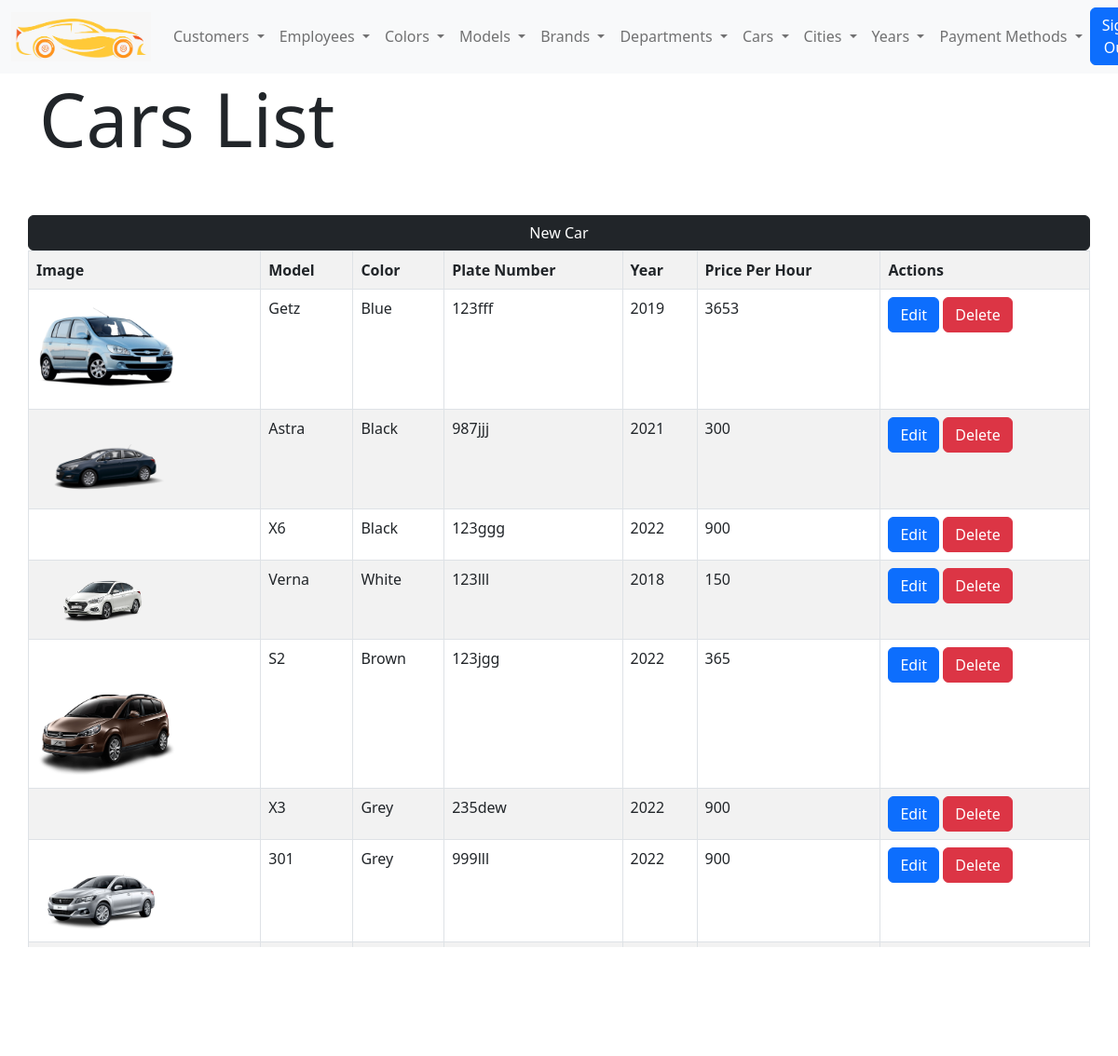
/cars-list.php (signed in), run on the app's committed database.
### tables this page shows
CREATE TABLE IF NOT EXISTS `cars` (
  `id` int(11) NOT NULL AUTO_INCREMENT,
  `image` varchar(255) NOT NULL DEFAULT 'default.png',
  `model_id` int(11) NOT NULL,
  `color_id` int(11) NOT NULL,
  `plate_number` char(10) NOT NULL,
  `year_id` int(11) NOT NULL,
  `price_per_hour` float NOT NULL,
  `active` tinyint(4) NOT NULL DEFAULT '1',
  PRIMARY KEY (`id`),
  KEY `model_id` (`model_id`),
  KEY `color_d` (`color_id`),
  KEY `year_id` (`year_id`)
);

CREATE TABLE IF NOT EXISTS `model` (
  `id` int(11) NOT NULL AUTO_INCREMENT,
  `name` varchar(15) NOT NULL,
  `brand_id` int(11) NOT NULL,
  `active` tinyint(4) NOT NULL DEFAULT '1',
  PRIMARY KEY (`id`),
  KEY `brand_id` (`brand_id`)
);

CREATE TABLE IF NOT EXISTS `colors` (
  `id` int(11) NOT NULL AUTO_INCREMENT,
  `name` varchar(20) NOT NULL,
  `code` char(7) NOT NULL,
  `active` tinyint(4) NOT NULL DEFAULT '1',
  PRIMARY KEY (`id`)
);

CREATE TABLE IF NOT EXISTS `years` (
  `id` int(11) NOT NULL AUTO_INCREMENT,
  `name` varchar(20) NOT NULL,
  `active` tinyint(4) NOT NULL DEFAULT '1',
  PRIMARY KEY (`id`)
);

### basic.php (called while the page is built, shortened)
<?php
$logo="cairo-logo.png";
 ?>

### functions/cars-functions.php (called while the page is built, shortened)
<?php
function cars_list($status="active"){
    global $conn;
    if($status=="active"){
    $sql="SELECT cars.*,model.name AS model_name,colors.name AS color_name,years.name AS year_name FROM cars,model,colors,years WHERE model.id=cars.model_id AND colors.id=cars.color_id AND years.id=cars.year_id AND cars.active=1";
    }elseif ($status=="deleted") {
        $sql="SELECT cars.*,model.name AS model_name,colors.name AS color_name,years.name AS year_name FROM cars,model,colors,years WHERE model.id=cars.model_id AND colors.id=cars.color_id AND years.id=cars.year_id AND cars.active=0";
    }
    $data = mysqli_query($conn,$sql);
    return $data;
}
?>

### cars-list.php (the view, shortened to what this page needs)
<?php
include 'basic.php';
$data = cars_list();
 ?>
<!DOCTYPE html>
<html lang="en" dir="ltr">
<head>
    <?php include 'head-assets.php';?>
</head>
<body>
    <?php include 'navbar.php' ?>
    <div class="container">
        <div class="row">
            <h1 class="display-1">Cars List</h1>
            <a class="btn btn-dark mt-5 " href="cars-new.php">New Car</a>
            <table class="table table-white table-bordered table-striped">
                <tr>
                    <td><b>Image</b></td>
                    <td><b>Model</b></td>
                    <td><b>Color</b></td>
                    <td><b>Plate Number </b></td>
                    <td><b>Year</b></td>
                    <td><b>Price Per Hour</b></td>
                    <td><b>Actions</b></td>
                </tr>
                <?php while ($car= mysqli_fetch_assoc($data)) {?>
                <tr>
                    <td> <img class="city-logo-list" src="img/cars/<?php echo $car["image"] ?>" alt=""> </td>
                    <td><?php echo $car["model_name"] ?></td>
                    <td><?php echo $car["color_name"] ?></td>
                    <td><?php echo $car["plate_number"] ?></td>
                    <td><?php echo $car["year_name"] ?></td>
                    <td><?php echo $car["price_per_hour"] ?></td>
                    <td>
                        <a class="btn btn-primary" href="cars-edit.php?id=<?php echo $car["id"]; ?>">Edit</a>
                        <a class="btn btn-danger" href="cars-list.php?id=<?php echo $car["id"]; ?>&action=delete">Delete</a>
                    </td>
                </tr>
                <?php } ?>
            </table>
        </div>
    </div>
</body>
</html>

### head-assets.php (shortened to what this page needs)
<link rel="stylesheet" href="css/bootstrap.min.css">
<link rel="stylesheet" href="css/styles.css">

### navbar.php (shortened to what this page needs)
<nav class="navbar navbar-expand-lg bg-light">
    <div class="container-fluid">
        <a class="navbar-brand" href="index.php"><img id="logo" src="img/<?php echo $logo; ?>"></a>
        <div class="collapse navbar-collapse" id="navbarSupportedContent">
            <ul class="navbar-nav me-auto mb-2 mb-lg-0">
                <li class="nav-item dropdown">
                    <a class="nav-link dropdown-toggle" href="#" role="button" data-bs-toggle="dropdown"
                        aria-expanded="false">
                        Customers
                    </a>
                </li>
                <li class="nav-item dropdown">
                    <a class="nav-link dropdown-toggle" href="#" role="button" data-bs-toggle="dropdown"
                        aria-expanded="false">
                        Employees
                    </a>
                </li>
                <li class="nav-item dropdown">
                    <a class="nav-link dropdown-toggle" href="#" role="button" data-bs-toggle="dropdown"
                        aria-expanded="false">
                        Colors
                    </a>
                </li>
                <li class="nav-item dropdown">
                    <a class="nav-link dropdown-toggle" href="#" role="button" data-bs-toggle="dropdown"
                        aria-expanded="false">
                        Models
                    </a>
                </li>
                <li class="nav-item dropdown">
                    <a class="nav-link dropdown-toggle" href="#" role="button" data-bs-toggle="dropdown"
                        aria-expanded="false">
                        Brands
                    </a>
                </li>
                <li class="nav-item dropdown">
                    <a class="nav-link dropdown-toggle" href="#" role="button" data-bs-toggle="dropdown"
                        aria-expanded="false">
                        Departments
                    </a>
                </li>
                <li class="nav-item dropdown">
                    <a class="nav-link dropdown-toggle" href="#" role="button" data-bs-toggle="dropdown"
                        aria-expanded="false">
                        Cars
                    </a>
                </li>
                <li class="nav-item dropdown">
                    <a class="nav-link dropdown-toggle" href="#" role="button" data-bs-toggle="dropdown"
                        aria-expanded="false">
                        Cities
                    </a>
                </li>
                <li class="nav-item dropdown">
                    <a class="nav-link dropdown-toggle" href="#" role="button" data-bs-toggle="dropdown"
                        aria-expanded="false">
                        Years
                    </a>
                </li>
                <li class="nav-item dropdown">
                    <a class="nav-link dropdown-toggle" href="#" role="button" data-bs-toggle="dropdown"
                        aria-expanded="false">
                        Payment Methods
                    </a>
                </li>
            </ul>
            <a class="btn btn-primary" href="sign-out.php">Sign Out</a>
        </div>
    </div>
</nav>

### css/styles.css (style rules this page uses)
#logo { width: 150px; }
.navbar-brand { width: 150px; }
.city-logo-list { width:150px; }

### data on the page
cars: image (picture), model.name "Getz", color.name "Blue", plate_number "123fff", year.name "2019", price_per_hour "3653"
cars: image (picture), model.name "Astra", color.name "Black", plate_number "987jjj", year.name "2021", price_per_hour "300"
cars: model.name "X6", color.name "Black", plate_number "123ggg", year.name "2022", price_per_hour "900"
cars: image (picture), model.name "Verna", color.name "White", plate_number "123lll", year.name "2018", price_per_hour "150"
cars: image (picture), model.name "S2", color.name "Brown", plate_number "123jgg", year.name "2022", price_per_hour "365"
cars: model.name "X3", color.name "Grey", plate_number "235dew", year.name "2022", price_per_hour "900"
cars: image (picture), model.name "301", color.name "Grey", plate_number "999lll", year.name "2022", price_per_hour "900"
cars: image (picture)
